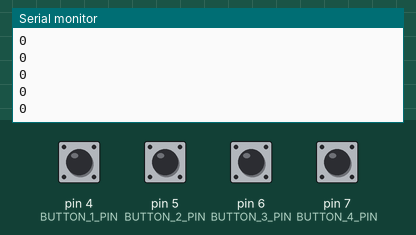
Recording of a sketch running on a simulated Arduino Uno, built with avr-gcc and run on an emulated ATmega328P. Shown: the last lines printed to the serial monitor. The inputs (shaded band) are chosen by the test bench; at power-on: pin 4 (BUTTON_1_PIN), pin 5 (BUTTON_2_PIN), pin 6 (BUTTON_3_PIN), pin 7 (BUTTON_4_PIN) HIGH.

Above: at 1.2 s.
1.3 s: pin 5 (BUTTON_2_PIN) pulled LOW for 0.15 s
At 2.0 s:
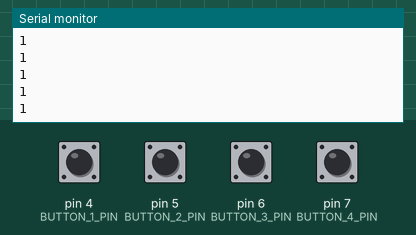
2.9 s: pin 6 (BUTTON_3_PIN) pulled LOW for 0.15 s
At 3.9 s:
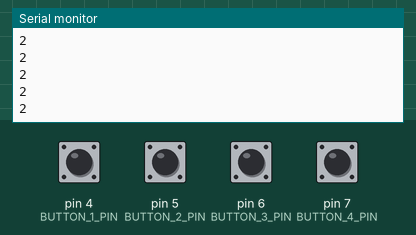
4.5 s: pin 7 (BUTTON_4_PIN) pulled LOW for 0.15 s
At 5.2 s:
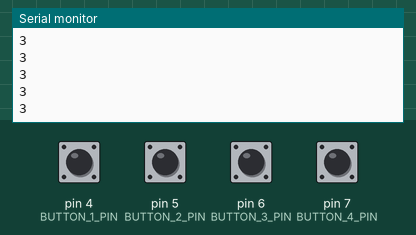
Timing chart, 0 to 7.5 s (numbered marks = the images above; inputs shaded):
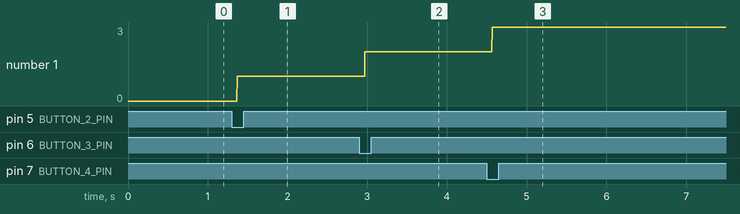

The sketch:

button.ino
```cpp
#include "button.h"

#define BUTTON_1_PIN 4
#define BUTTON_2_PIN 5
#define BUTTON_3_PIN 6
#define BUTTON_4_PIN 7

Buttons buttons = Buttons(BUTTON_1_PIN, BUTTON_2_PIN, BUTTON_3_PIN, BUTTON_4_PIN);

void setup() {
  // put your setup code here, to run once:
  Serial.begin(9600);
}

void loop() {
  // put your main code here, to run repeatedly:
  buttons.updateLastButtonNumber();
  Serial.println(buttons.lastButtonNumber);
}
```

button.cpp
```cpp
#include "button.h"

Buttons::Buttons(int pin1, int pin2, int pin3, int pin4) {
  lastButtonNumber = 0;
  pins[0] = pin1;
  pins[1] = pin2;
  pins[2] = pin3;
  pins[3] = pin4;
  for (int i = 0; i < (sizeof(pins) / sizeof(int)); i++) pinMode(pins[i], INPUT_PULLUP);
}

void Buttons::updateLastButtonNumber() {
  for (int i = 0; i < (sizeof(pins) / sizeof(int)); i++) {
    if (digitalRead(pins[i]) == LOW) { //CAUTION!! INPUT_PULLUP is used!
      lastButtonNumber = i;
    }
  }
}
```

button.h
```cpp
#ifndef BUTTON_H
#define BUTTON_H

#include "Arduino.h"

class Buttons {
  public:
    int lastButtonNumber;
    int pins[4];
    Buttons(int pin1, int pin2, int pin3, int pin4);
    void updateLastButtonNumber();
};

#endif
```

Measured:
- after the input at 1.3 s, the serial monitor: prints a new line after 0.07 s (image 1)
- after the input at 2.9 s, the serial monitor: prints a new line after 0.07 s (image 2)
- after the input at 4.5 s, the serial monitor: prints a new line after 0.07 s (image 3)
- plotted number 1: 0 → 1 after the input at 1.3 s, 1 → 2 after the input at 2.9 s, 2 → 3 after the input at 4.5 s
